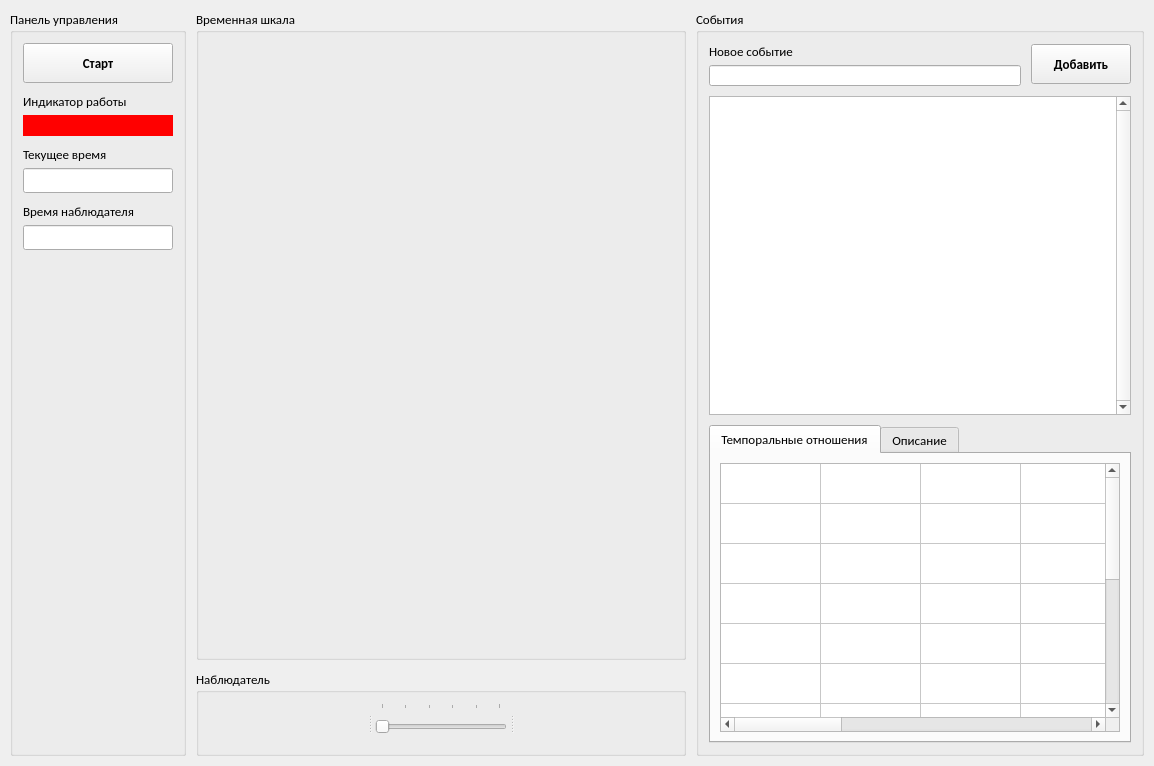
<?xml version="1.0" encoding="UTF-8"?>
<ui version="4.0">
 <class>main_window</class>
 <widget class="QWidget" name="main_window">
  <property name="geometry">
   <rect>
    <x>0</x>
    <y>0</y>
    <width>1154</width>
    <height>766</height>
   </rect>
  </property>
  <property name="sizePolicy">
   <sizepolicy hsizetype="Preferred" vsizetype="Preferred">
    <horstretch>0</horstretch>
    <verstretch>0</verstretch>
   </sizepolicy>
  </property>
  <property name="maximumSize">
   <size>
    <width>16777215</width>
    <height>16777215</height>
   </size>
  </property>
  <property name="font">
   <font>
    <family>Calibri</family>
    <pointsize>10</pointsize>
   </font>
  </property>
  <property name="windowTitle">
   <string>Темпоральный процессор</string>
  </property>
  <layout class="QHBoxLayout" name="horizontalLayout_3">
   <property name="spacing">
    <number>10</number>
   </property>
   <property name="leftMargin">
    <number>10</number>
   </property>
   <property name="topMargin">
    <number>10</number>
   </property>
   <property name="rightMargin">
    <number>10</number>
   </property>
   <property name="bottomMargin">
    <number>10</number>
   </property>
   <item>
    <widget class="QGroupBox" name="groupBox">
     <property name="sizePolicy">
      <sizepolicy hsizetype="Fixed" vsizetype="Preferred">
       <horstretch>0</horstretch>
       <verstretch>0</verstretch>
      </sizepolicy>
     </property>
     <property name="minimumSize">
      <size>
       <width>0</width>
       <height>0</height>
      </size>
     </property>
     <property name="maximumSize">
      <size>
       <width>16777215</width>
       <height>16777215</height>
      </size>
     </property>
     <property name="title">
      <string>Панель управления</string>
     </property>
     <layout class="QVBoxLayout" name="verticalLayout">
      <property name="spacing">
       <number>10</number>
      </property>
      <property name="leftMargin">
       <number>10</number>
      </property>
      <property name="topMargin">
       <number>10</number>
      </property>
      <property name="rightMargin">
       <number>10</number>
      </property>
      <property name="bottomMargin">
       <number>10</number>
      </property>
      <item>
       <widget class="QPushButton" name="button_start">
        <property name="minimumSize">
         <size>
          <width>150</width>
          <height>40</height>
         </size>
        </property>
        <property name="font">
         <font>
          <weight>75</weight>
          <bold>true</bold>
         </font>
        </property>
        <property name="cursor">
         <cursorShape>PointingHandCursor</cursorShape>
        </property>
        <property name="text">
         <string>Старт</string>
        </property>
        <property name="iconSize">
         <size>
          <width>24</width>
          <height>24</height>
         </size>
        </property>
       </widget>
      </item>
      <item>
       <layout class="QVBoxLayout" name="verticalLayout_14">
        <property name="spacing">
         <number>5</number>
        </property>
        <item>
         <widget class="QLabel" name="label_9">
          <property name="text">
           <string>Индикатор работы</string>
          </property>
         </widget>
        </item>
        <item>
         <widget class="QLabel" name="label_indicator">
          <property name="minimumSize">
           <size>
            <width>0</width>
            <height>21</height>
           </size>
          </property>
          <property name="styleSheet">
           <string notr="true">background-color: red;</string>
          </property>
          <property name="text">
           <string/>
          </property>
         </widget>
        </item>
       </layout>
      </item>
      <item>
       <layout class="QVBoxLayout" name="verticalLayout_15">
        <property name="spacing">
         <number>5</number>
        </property>
        <item>
         <widget class="QLabel" name="label_10">
          <property name="text">
           <string>Текущее время</string>
          </property>
         </widget>
        </item>
        <item>
         <widget class="QLineEdit" name="edit_current_time">
          <property name="minimumSize">
           <size>
            <width>0</width>
            <height>21</height>
           </size>
          </property>
          <property name="contextMenuPolicy">
           <enum>Qt::NoContextMenu</enum>
          </property>
          <property name="readOnly">
           <bool>true</bool>
          </property>
         </widget>
        </item>
       </layout>
      </item>
      <item>
       <layout class="QVBoxLayout" name="verticalLayout_16">
        <property name="spacing">
         <number>5</number>
        </property>
        <item>
         <widget class="QLabel" name="label_11">
          <property name="text">
           <string>Время наблюдателя</string>
          </property>
         </widget>
        </item>
        <item>
         <widget class="QLineEdit" name="edit_user_time">
          <property name="minimumSize">
           <size>
            <width>0</width>
            <height>21</height>
           </size>
          </property>
          <property name="contextMenuPolicy">
           <enum>Qt::NoContextMenu</enum>
          </property>
          <property name="readOnly">
           <bool>true</bool>
          </property>
         </widget>
        </item>
       </layout>
      </item>
      <item>
       <spacer name="verticalSpacer">
        <property name="orientation">
         <enum>Qt::Vertical</enum>
        </property>
        <property name="sizeHint" stdset="0">
         <size>
          <width>20</width>
          <height>40</height>
         </size>
        </property>
       </spacer>
      </item>
     </layout>
    </widget>
   </item>
   <item>
    <layout class="QVBoxLayout" name="verticalLayout_4">
     <property name="spacing">
      <number>10</number>
     </property>
     <property name="leftMargin">
      <number>0</number>
     </property>
     <property name="topMargin">
      <number>0</number>
     </property>
     <property name="rightMargin">
      <number>0</number>
     </property>
     <property name="bottomMargin">
      <number>0</number>
     </property>
     <item>
      <widget class="QGroupBox" name="groupBox_2">
       <property name="sizePolicy">
        <sizepolicy hsizetype="Preferred" vsizetype="Preferred">
         <horstretch>0</horstretch>
         <verstretch>0</verstretch>
        </sizepolicy>
       </property>
       <property name="title">
        <string>Временная шкала</string>
       </property>
       <layout class="QHBoxLayout" name="horizontalLayout_4">
        <property name="spacing">
         <number>10</number>
        </property>
        <property name="leftMargin">
         <number>10</number>
        </property>
        <property name="topMargin">
         <number>10</number>
        </property>
        <property name="rightMargin">
         <number>10</number>
        </property>
        <property name="bottomMargin">
         <number>10</number>
        </property>
        <item>
         <widget class="QLabel" name="label_plot">
          <property name="sizePolicy">
           <sizepolicy hsizetype="Expanding" vsizetype="Expanding">
            <horstretch>0</horstretch>
            <verstretch>0</verstretch>
           </sizepolicy>
          </property>
          <property name="minimumSize">
           <size>
            <width>0</width>
            <height>0</height>
           </size>
          </property>
          <property name="text">
           <string/>
          </property>
          <property name="scaledContents">
           <bool>true</bool>
          </property>
          <property name="alignment">
           <set>Qt::AlignCenter</set>
          </property>
          <property name="wordWrap">
           <bool>false</bool>
          </property>
         </widget>
        </item>
       </layout>
      </widget>
     </item>
     <item>
      <widget class="QGroupBox" name="groupBox_5">
       <property name="title">
        <string>Наблюдатель</string>
       </property>
       <layout class="QVBoxLayout" name="verticalLayout_3">
        <property name="spacing">
         <number>0</number>
        </property>
        <property name="leftMargin">
         <number>10</number>
        </property>
        <property name="topMargin">
         <number>10</number>
        </property>
        <property name="rightMargin">
         <number>10</number>
        </property>
        <property name="bottomMargin">
         <number>10</number>
        </property>
        <item>
         <widget class="QSplitter" name="splitter">
          <property name="orientation">
           <enum>Qt::Horizontal</enum>
          </property>
          <property name="handleWidth">
           <number>10</number>
          </property>
          <widget class="QFrame" name="frame_3">
           <property name="frameShape">
            <enum>QFrame::NoFrame</enum>
           </property>
           <property name="frameShadow">
            <enum>QFrame::Raised</enum>
           </property>
          </widget>
          <widget class="QSlider" name="slider_user_time">
           <property name="sizePolicy">
            <sizepolicy hsizetype="Preferred" vsizetype="Fixed">
             <horstretch>0</horstretch>
             <verstretch>0</verstretch>
            </sizepolicy>
           </property>
           <property name="minimumSize">
            <size>
             <width>0</width>
             <height>40</height>
            </size>
           </property>
           <property name="cursor">
            <cursorShape>PointingHandCursor</cursorShape>
           </property>
           <property name="maximum">
            <number>5</number>
           </property>
           <property name="orientation">
            <enum>Qt::Horizontal</enum>
           </property>
           <property name="tickPosition">
            <enum>QSlider::TicksAbove</enum>
           </property>
          </widget>
          <widget class="QFrame" name="frame_4">
           <property name="frameShape">
            <enum>QFrame::NoFrame</enum>
           </property>
           <property name="frameShadow">
            <enum>QFrame::Raised</enum>
           </property>
          </widget>
         </widget>
        </item>
       </layout>
      </widget>
     </item>
    </layout>
   </item>
   <item>
    <layout class="QHBoxLayout" name="horizontalLayout_2">
     <property name="spacing">
      <number>10</number>
     </property>
     <property name="leftMargin">
      <number>0</number>
     </property>
     <property name="topMargin">
      <number>0</number>
     </property>
     <property name="rightMargin">
      <number>0</number>
     </property>
     <property name="bottomMargin">
      <number>0</number>
     </property>
     <item>
      <widget class="QGroupBox" name="groupBox_6">
       <property name="sizePolicy">
        <sizepolicy hsizetype="Fixed" vsizetype="Preferred">
         <horstretch>0</horstretch>
         <verstretch>0</verstretch>
        </sizepolicy>
       </property>
       <property name="title">
        <string>События</string>
       </property>
       <layout class="QVBoxLayout" name="verticalLayout_2">
        <property name="spacing">
         <number>10</number>
        </property>
        <property name="leftMargin">
         <number>10</number>
        </property>
        <property name="topMargin">
         <number>10</number>
        </property>
        <property name="rightMargin">
         <number>10</number>
        </property>
        <property name="bottomMargin">
         <number>10</number>
        </property>
        <item>
         <layout class="QHBoxLayout" name="horizontalLayout">
          <property name="spacing">
           <number>10</number>
          </property>
          <item>
           <layout class="QVBoxLayout" name="verticalLayout_17">
            <property name="spacing">
             <number>5</number>
            </property>
            <item>
             <widget class="QLabel" name="label_12">
              <property name="text">
               <string>Новое событие</string>
              </property>
             </widget>
            </item>
            <item>
             <widget class="QLineEdit" name="edit_add_event">
              <property name="minimumSize">
               <size>
                <width>0</width>
                <height>21</height>
               </size>
              </property>
              <property name="contextMenuPolicy">
               <enum>Qt::NoContextMenu</enum>
              </property>
              <property name="clearButtonEnabled">
               <bool>true</bool>
              </property>
             </widget>
            </item>
           </layout>
          </item>
          <item>
           <widget class="QPushButton" name="button_add_event">
            <property name="minimumSize">
             <size>
              <width>100</width>
              <height>40</height>
             </size>
            </property>
            <property name="font">
             <font>
              <weight>75</weight>
              <bold>true</bold>
             </font>
            </property>
            <property name="cursor">
             <cursorShape>PointingHandCursor</cursorShape>
            </property>
            <property name="text">
             <string>Добавить</string>
            </property>
            <property name="iconSize">
             <size>
              <width>24</width>
              <height>24</height>
             </size>
            </property>
           </widget>
          </item>
         </layout>
        </item>
        <item>
         <widget class="QListWidget" name="list_events">
          <property name="maximumSize">
           <size>
            <width>16777215</width>
            <height>16777215</height>
           </size>
          </property>
          <property name="verticalScrollBarPolicy">
           <enum>Qt::ScrollBarAlwaysOn</enum>
          </property>
         </widget>
        </item>
        <item>
         <widget class="QTabWidget" name="tabWidget">
          <property name="currentIndex">
           <number>0</number>
          </property>
          <widget class="QWidget" name="tab">
           <attribute name="title">
            <string>Темпоральные отношения</string>
           </attribute>
           <layout class="QVBoxLayout" name="verticalLayout_5">
            <item>
             <widget class="QTableWidget" name="table_buffer">
              <property name="sizePolicy">
               <sizepolicy hsizetype="Expanding" vsizetype="Expanding">
                <horstretch>0</horstretch>
                <verstretch>0</verstretch>
               </sizepolicy>
              </property>
              <property name="minimumSize">
               <size>
                <width>400</width>
                <height>0</height>
               </size>
              </property>
              <property name="editTriggers">
               <set>QAbstractItemView::NoEditTriggers</set>
              </property>
              <property name="tabKeyNavigation">
               <bool>true</bool>
              </property>
              <property name="alternatingRowColors">
               <bool>false</bool>
              </property>
              <property name="selectionMode">
               <enum>QAbstractItemView::SingleSelection</enum>
              </property>
              <property name="selectionBehavior">
               <enum>QAbstractItemView::SelectRows</enum>
              </property>
              <property name="verticalScrollMode">
               <enum>QAbstractItemView::ScrollPerPixel</enum>
              </property>
              <property name="sortingEnabled">
               <bool>false</bool>
              </property>
              <property name="rowCount">
               <number>14</number>
              </property>
              <attribute name="horizontalHeaderVisible">
               <bool>false</bool>
              </attribute>
              <attribute name="horizontalHeaderCascadingSectionResizes">
               <bool>false</bool>
              </attribute>
              <attribute name="horizontalHeaderMinimumSectionSize">
               <number>40</number>
              </attribute>
              <attribute name="horizontalHeaderStretchLastSection">
               <bool>false</bool>
              </attribute>
              <attribute name="verticalHeaderVisible">
               <bool>false</bool>
              </attribute>
              <attribute name="verticalHeaderCascadingSectionResizes">
               <bool>false</bool>
              </attribute>
              <attribute name="verticalHeaderDefaultSectionSize">
               <number>40</number>
              </attribute>
              <attribute name="verticalHeaderHighlightSections">
               <bool>false</bool>
              </attribute>
              <attribute name="verticalHeaderShowSortIndicator" stdset="0">
               <bool>false</bool>
              </attribute>
              <attribute name="verticalHeaderStretchLastSection">
               <bool>false</bool>
              </attribute>
              <row>
               <property name="text">
                <string>New Row</string>
               </property>
              </row>
              <row>
               <property name="text">
                <string>New Row</string>
               </property>
              </row>
              <row>
               <property name="text">
                <string>New Row</string>
               </property>
              </row>
              <row>
               <property name="text">
                <string>New Row</string>
               </property>
              </row>
              <row>
               <property name="text">
                <string>New Row</string>
               </property>
              </row>
              <row>
               <property name="text">
                <string>New Row</string>
               </property>
              </row>
              <row>
               <property name="text">
                <string>New Row</string>
               </property>
              </row>
              <row>
               <property name="text">
                <string>New Row</string>
               </property>
              </row>
              <row>
               <property name="text">
                <string>New Row</string>
               </property>
              </row>
              <row>
               <property name="text">
                <string>New Row</string>
               </property>
              </row>
              <row>
               <property name="text">
                <string>New Row</string>
               </property>
              </row>
              <row>
               <property name="text">
                <string>New Row</string>
               </property>
              </row>
              <row>
               <property name="text">
                <string>New Row</string>
               </property>
              </row>
              <row>
               <property name="text">
                <string>New Row</string>
               </property>
              </row>
              <column>
               <property name="text">
                <string>New Column</string>
               </property>
              </column>
              <column>
               <property name="text">
                <string>New Column</string>
               </property>
              </column>
              <column>
               <property name="text">
                <string>New Column</string>
               </property>
              </column>
              <column>
               <property name="text">
                <string>New Column</string>
               </property>
              </column>
              <column>
               <property name="text">
                <string>New Column</string>
               </property>
              </column>
              <column>
               <property name="text">
                <string>New Column</string>
               </property>
              </column>
              <column>
               <property name="text">
                <string>New Column</string>
               </property>
              </column>
              <column>
               <property name="text">
                <string>New Column</string>
               </property>
              </column>
              <column>
               <property name="text">
                <string>New Column</string>
               </property>
              </column>
              <column>
               <property name="text">
                <string>New Column</string>
               </property>
              </column>
             </widget>
            </item>
           </layout>
          </widget>
          <widget class="QWidget" name="tab_2">
           <attribute name="title">
            <string>Описание</string>
           </attribute>
          </widget>
         </widget>
        </item>
       </layout>
      </widget>
     </item>
    </layout>
   </item>
  </layout>
 </widget>
 <resources/>
 <connections/>
</ui>
